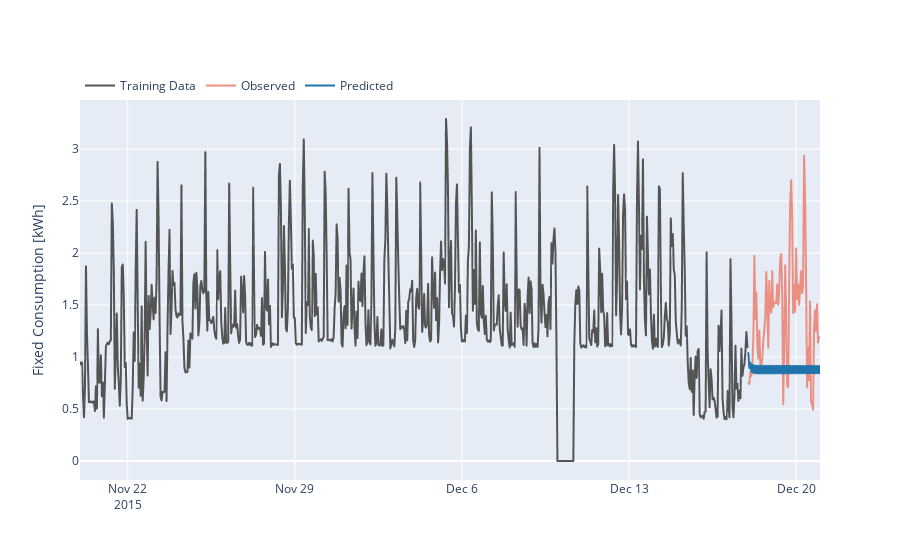

Notebook code for this chart:
### Code cell
fig = go.Figure(go.Scattergl(
    x=test[start_train: end_train].index,
    y=test['Consumed Energy'][start_train: end_train],
    name="Training Data",
    line=dict(color='rgb(84, 84, 84)')
))

fig.add_trace(go.Scattergl(
    x=test[start_test: end_test].index,
    y=test['Consumed Energy'][start_test: end_test],
    name="Observed",
    line=dict(color='rgb(234,143,129)')
))

fig.add_trace(go.Scattergl(
    x=predictions.index,
    y=predictions["predicted_mean"],
    name="Predicted",
    line=dict(color='rgb(32,115,171)')
))

fig.update_yaxes(title="Fixed Consumption [kWh]")
fig.update_layout(template="plotly",
                  legend=dict(orientation="h",
                              yanchor="bottom",
                              y=1,
                              xanchor="left",
                              x=0))

#fig.write_html("ARIMA_figs/best_consumption_arima_NEW.html")
fig.show()
